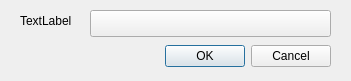
<?xml version="1.0" encoding="UTF-8"?>
<ui version="4.0">
 <class>Dialog</class>
 <widget class="QDialog" name="Dialog">
  <property name="geometry">
   <rect>
    <x>0</x>
    <y>0</y>
    <width>351</width>
    <height>81</height>
   </rect>
  </property>
  <property name="windowTitle">
   <string>Dialog</string>
  </property>
  <widget class="QDialogButtonBox" name="buttonBox">
   <property name="geometry">
    <rect>
     <x>20</x>
     <y>40</y>
     <width>311</width>
     <height>32</height>
    </rect>
   </property>
   <property name="orientation">
    <enum>Qt::Horizontal</enum>
   </property>
   <property name="standardButtons">
    <set>QDialogButtonBox::Cancel|QDialogButtonBox::Ok</set>
   </property>
  </widget>
  <widget class="QgsColorButton" name="mColorButton">
   <property name="geometry">
    <rect>
     <x>90</x>
     <y>10</y>
     <width>241</width>
     <height>27</height>
    </rect>
   </property>
  </widget>
  <widget class="QLabel" name="label">
   <property name="geometry">
    <rect>
     <x>20</x>
     <y>10</y>
     <width>61</width>
     <height>21</height>
    </rect>
   </property>
   <property name="text">
    <string>TextLabel</string>
   </property>
  </widget>
 </widget>
 <customwidgets>
  <customwidget>
   <class>QgsColorButton</class>
   <extends>QToolButton</extends>
   <header>qgscolorbutton.h</header>
  </customwidget>
 </customwidgets>
 <resources/>
 <connections>
  <connection>
   <sender>buttonBox</sender>
   <signal>accepted()</signal>
   <receiver>Dialog</receiver>
   <slot>accept()</slot>
   <hints>
    <hint type="sourcelabel">
     <x>248</x>
     <y>254</y>
    </hint>
    <hint type="destinationlabel">
     <x>157</x>
     <y>274</y>
    </hint>
   </hints>
  </connection>
  <connection>
   <sender>buttonBox</sender>
   <signal>rejected()</signal>
   <receiver>Dialog</receiver>
   <slot>reject()</slot>
   <hints>
    <hint type="sourcelabel">
     <x>316</x>
     <y>260</y>
    </hint>
    <hint type="destinationlabel">
     <x>286</x>
     <y>274</y>
    </hint>
   </hints>
  </connection>
 </connections>
</ui>
